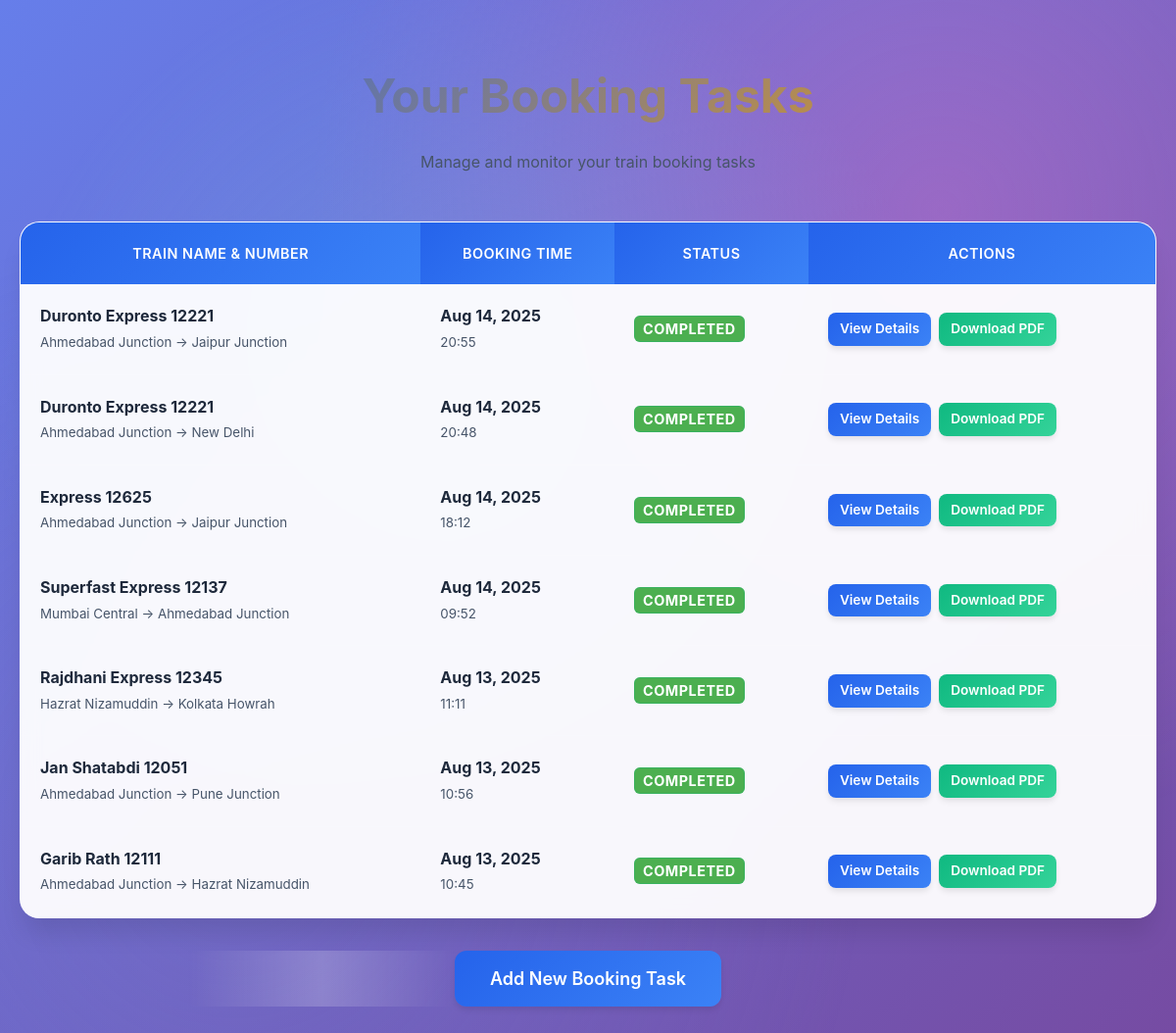
The page /dashboard/ (signed in) on the database its author committed.
### booking/models.py (models this page shows, shortened)
class Booking(models.Model):
    user = models.ForeignKey(User, on_delete=models.CASCADE)
    train_name_number = models.CharField(max_length=120, help_text="e.g., Rajdhani Express 12345", default="Unknown Train 00000")
    train_number = models.CharField(max_length=10, default="00000")
    train_name = models.CharField(max_length=100, default="Unknown Train")
    source_station = models.CharField(max_length=50, default="Unknown Source")
    destination_station = models.CharField(max_length=50, null=True, blank=True, default="Unknown Destination")
    journey_date = models.DateField(null=True, blank=True)
    booking_time = models.DateTimeField(null=True, blank=True)
    STATUS_CHOICES = [
        ('Scheduled', 'Scheduled'),
        ('Processing', 'Processing'),
        ('Completed', 'Completed'),
        ('Failed', 'Failed')
    ]
    status = models.CharField(max_length=20, choices=STATUS_CHOICES, default='Scheduled')
    pnr_number = models.CharField(max_length=12, blank=True, null=True)
    seat_number = models.CharField(max_length=10, blank=True, null=True)
    coach_number = models.CharField(max_length=5, blank=True, null=True)
    class_type = models.CharField(
        max_length=20,
        choices=[
            ('SL', 'Sleeper'),
            ('3A', '3rd AC'),
            ('2A', '2nd AC'),
            ('1A', '1st AC')
        ],
        default='SL'
    )
    ticket_pdf = models.FileField(upload_to="tickets/", blank=True, null=True)
    ticket_pdf_url = models.URLField(blank=True, null=True)
    auto_delete_enabled = models.BooleanField(default=True)
    retention_days = models.PositiveIntegerField(default=30)
    deleted_at = models.DateTimeField(null=True, blank=True)

### booking/views.py (the view)
# urls.py: path('', views.dashboard, name='dashboard'),
@login_required
def dashboard(request):
    tasks = Booking.objects.filter(user=request.user).order_by('-booking_time')
    return render(request, 'booking/dashboard.html', {'tasks': tasks})

### booking/templates/booking/dashboard.html (shortened to what this page needs)
{% load static %}
<!DOCTYPE html>
<html>
<head>
    <link rel="stylesheet" href="{% static 'booking/enhanced.css' %}">
    <link rel="stylesheet" href="{% static 'booking/status.css' %}">
</head>
<body>
    <div class="dashboard-container">
        <div class="dashboard-header">
            <h2>Your Booking Tasks</h2>
            <p style="color: var(--text-secondary); margin-bottom: 2rem;">
                Manage and monitor your train booking tasks
            </p>
        </div>
        <div class="table-container">
            <table>
                <thead>
                    <tr>
                        <th>Train Name & Number</th>
                        <th>Booking Time</th>
                        <th>Status</th>
                        <th>Actions</th>
                    </tr>
                </thead>
                <tbody>
                    {% for task in tasks %}
                    <tr>
                        <td>
                            <strong>{{ task.train_name_number }}</strong>
                            <br>
                            <small style="color: var(--text-secondary);">
                                {{ task.source_station }} → {{ task.destination_station }}
                            </small>
                        </td>
                        <td>
                            <strong>{{ task.booking_time|date:"M d, Y" }}</strong>
                            <br>
                            <small style="color: var(--text-secondary);">
                                {{ task.booking_time|time:"H:i" }}
                            </small>
                        </td>
                        <td>
                            <span class="status-badge status-{{ task.status|lower }}">
                                {{ task.status }}
                            </span>
                        </td>
                    <td>
                        <div class="action-buttons">
                            <a href="{% url 'task_detail' task.id %}" class="btn btn-sm btn-primary">
                                View Details
                            </a>
                            {% if task.ticket_pdf %}
                            <a href="{{ task.ticket_pdf.url }}" target="_blank" class="btn btn-sm btn-success" download>
                                Download PDF
                            </a>
                            {% elif task.ticket_pdf_url %}
                            <a href="{{ task.ticket_pdf_url }}" target="_blank" class="btn btn-sm btn-success" download>
                                Download PDF
                            </a>
                            {% endif %}
                        </div>
                    </td>
                    </tr>
                    {% endfor %}
                </tbody>
            </table>
        </div>
        <div style="text-align: center; margin-top: 3rem;">
            <a href="{% url 'add_task' %}" class="btn btn-lg btn-primary">
                Add New Booking Task
            </a>
        </div>
    </div>
</body>
</html>

### booking/static/booking/enhanced.css (style rules this page uses)
:root { --primary-color: #2563eb; --secondary-color: #64748b; --accent-color: #f59e0b; --success-color: #10b981; --danger-color: #ef4444; --warning-color: #f59e0b; --background-gradient: linear-gradient(135deg, #667eea 0%, #764ba2 100%); --card-background: rgba(255, 255, 255, 0.95); --text-primary: #1e293b; --text-secondary: #475569; --border-color: #e2e8f0; --shadow-sm: 0 1px 2px 0 rgba(0, 0, 0, 0.05); --shadow-md: 0 4px 6px -1px rgba(0, 0, 0, 0.1); --shadow-lg: 0 10px 15px -3px rgba(0, 0, 0, 0.1); --shadow-xl: 0 20px 25px -5px rgba(0, 0, 0, 0.1); --transition-fast: 0.15s ease; --transition-normal: 0.3s ease; --transition-slow: 0.5s ease; }
* { margin: 0; padding: 0; box-sizing: border-box; }
body { font-family: 'Inter', -apple-system, BlinkMacSystemFont, 'Segoe UI', sans-serif; line-height: 1.6; color: var(--text-primary); background: var(--background-gradient); min-height: 100vh; position: relative; overflow-x: hidden; }
body::before { content: ''; position: fixed; top: 0; left: 0; width: 100%; height: 100%; background-image: radial-gradient(circle at 20% 80%, rgba(120, 119, 198, 0.3) 0%, transparent 50%), radial-gradient(circle at 80% 20%, rgba(255, 119, 198, 0.3) 0%, transparent 50%), radial-gradient(circle at 40% 40%, rgba(120, 219, 255, 0.3) 0%, transparent 50%); animation: float 20s ease-in-out infinite; z-index: -1; }
h2 { font-size: 2.5rem; font-weight: 700; background: linear-gradient(135deg, var(--primary-color), var(--accent-color)); -webkit-background-clip: text; -webkit-text-fill-color: transparent; background-clip: text; margin-bottom: 2rem; text-align: center; }
button, .btn { background: linear-gradient(135deg, var(--primary-color), #3b82f6); color: white; padding: 14px 28px; border: none; border-radius: 12px; font-size: 16px; font-weight: 600; cursor: pointer; transition: all var(--transition-normal); position: relative; overflow: hidden; box-shadow: var(--shadow-md); }
.action-buttons { display: flex; gap: 8px; flex-wrap: wrap; align-items: center; }
.action-buttons .btn { padding: 6px 12px; font-size: 0.85rem; border-radius: 8px; white-space: nowrap; min-width: 100px; text-align: center; }
.action-buttons .btn-primary { background: linear-gradient(135deg, var(--primary-color), #3b82f6); }
.action-buttons .btn-success { background: linear-gradient(135deg, var(--success-color), #34d399); }
button::before, .btn::before { content: ''; position: absolute; top: 0; left: -100%; width: 100%; height: 100%; background: linear-gradient(90deg, transparent, rgba(255, 255, 255, 0.2), transparent); transition: left var(--transition-normal); }
.dashboard-container { max-width: 1200px; margin: 40px auto; padding: 20px; }
.dashboard-header { text-align: center; margin-bottom: 3rem; }
.dashboard-header h2 { font-size: 3rem; margin-bottom: 1rem; }
.table-container { background: var(--card-background); backdrop-filter: blur(10px); border-radius: 20px; overflow: hidden; box-shadow: var(--shadow-xl); border: 1px solid rgba(255, 255, 255, 0.2); animation: fadeInUp 0.8s ease-out; }
table { width: 100%; border-collapse: separate; border-spacing: 0; }
th { background: linear-gradient(135deg, var(--primary-color), #3b82f6); color: white; padding: 20px; font-weight: 600; text-transform: uppercase; letter-spacing: 0.5px; font-size: 0.9rem; }
td { padding: 20px; border-bottom: 1px solid rgba(255, 255, 255, 0.1); transition: all var(--transition-normal); }
.status-badge { padding: 6px 12px; border-radius: 20px; font-size: 0.8rem; font-weight: 600; text-transform: uppercase; letter-spacing: 0.5px; }
.status-completed { background: rgba(16, 185, 129, 0.2); color: var(--success-color); border: 1px solid rgba(16, 185, 129, 0.3); }
a { color: var(--primary-color); text-decoration: none; position: relative; transition: color var(--transition-normal); }
a::after { content: ''; position: absolute; width: 0; height: 2px; bottom: -2px; left: 0; background-color: var(--primary-color); transition: width var(--transition-normal); }
.btn-primary { background: linear-gradient(135deg, var(--primary-color), #3b82f6); }
.btn-success { background: linear-gradient(135deg, var(--success-color), #34d399); }
.btn-sm { padding: 8px 16px; font-size: 14px; }
.btn-lg { padding: 18px 36px; font-size: 18px; }

### booking/static/booking/status.css (style rules this page uses)
.status-completed { background-color: #4CAF50; color: white; padding: 4px 8px; border-radius: 6px; font-size: 0.9em; font-weight: bold; }

### rows shown on the page
Booking: train_name_number "Duronto Express 12221", source_station "Ahmedabad Junction", destination_station "Jaipur Junction", booking_time "Aug 14, 2025", booking_time "20:55", status "COMPLETED"
Booking: train_name_number "Duronto Express 12221", source_station "Ahmedabad Junction", destination_station "New Delhi", booking_time "Aug 14, 2025", booking_time "20:48", status "COMPLETED"
Booking: train_name_number "Express 12625", source_station "Ahmedabad Junction", destination_station "Jaipur Junction", booking_time "Aug 14, 2025", booking_time "18:12", status "COMPLETED"
Booking: train_name_number "Superfast Express 12137", source_station "Mumbai Central", destination_station "Ahmedabad Junction", booking_time "Aug 14, 2025", booking_time "09:52", status "COMPLETED"
Booking: train_name_number "Rajdhani Express 12345", source_station "Hazrat Nizamuddin", destination_station "Kolkata Howrah", booking_time "Aug 13, 2025", booking_time "11:11", status "COMPLETED"
Booking: train_name_number "Jan Shatabdi 12051", source_station "Ahmedabad Junction", destination_station "Pune Junction", booking_time "Aug 13, 2025", booking_time "10:56", status "COMPLETED"
Booking: train_name_number "Garib Rath 12111", source_station "Ahmedabad Junction", destination_station "Hazrat Nizamuddin", booking_time "Aug 13, 2025", booking_time "10:45", status "COMPLETED"
